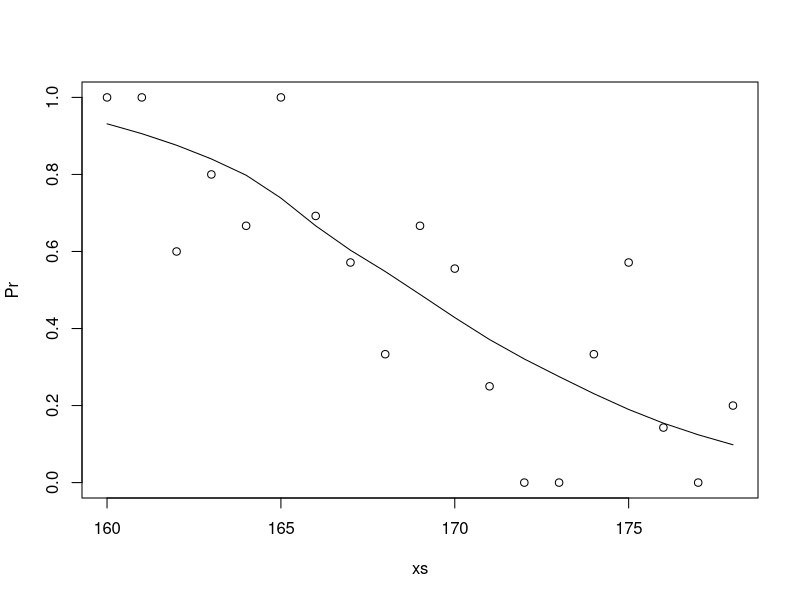

This figure's R source: (Note: this script raises an error after producing the figure.)
#imitate heights for men(0) and women(1)
n = 10000
RNGkind(sample.kind = "Rounding")
set.seed(1)
men = rnorm(n,176,7) #height in centimeters
women = rnorm(n,162,7) #height in centimeters
y = c(rep(0,n),rep(1,n))
x = round(c(men,women))
##mix it up
ind = sample(seq(along=y))
y = y[ind]
x = x[ind]

RNGkind(sample.kind = "Rounding")
set.seed(5)
N = 250
ind = sample(length(y),N)
Y = y[ind]
X = x[ind]

#Question 1 Use LOESS to estimate f(x)=E(Y|X=x) 
fit = loess(Y~X)
predict(fit,newdata=data.frame(X=168))

##Here is a plot
xs = seq(160,178)
Pr =sapply(xs,function(x0) mean(Y[X==x0]))
plot(xs,Pr)
fitted=predict(fit,newdata=data.frame(X=xs))
lines(xs,fitted)

#Question 2
RNGkind(sample.kind = "Rounding")
set.seed(5)
B = 1000
newfit = replicate(B,{
  ind = sample(length(y),N)
  Y = y[ind]
  X = x[ind]
  fit = loess(Y~X)
  predict(fit,newdata=data.frame(X=168))
})
popsd(newfit)  
